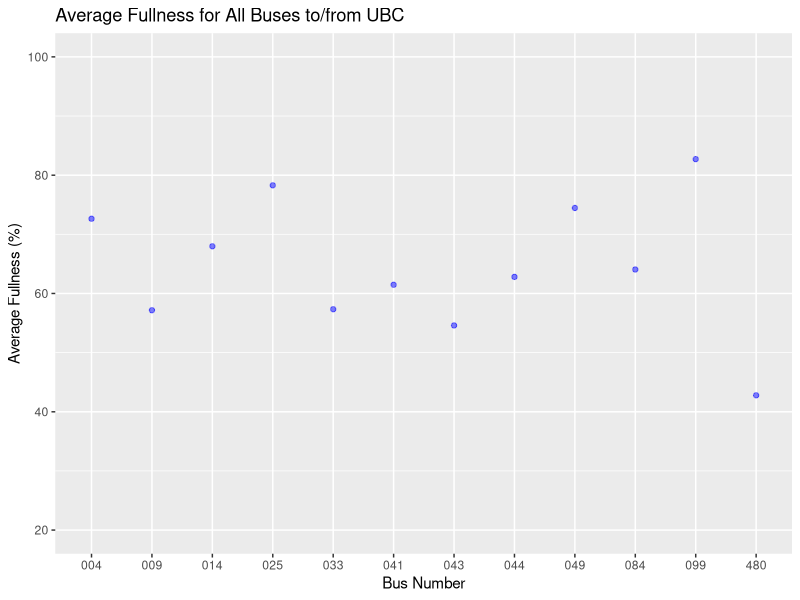
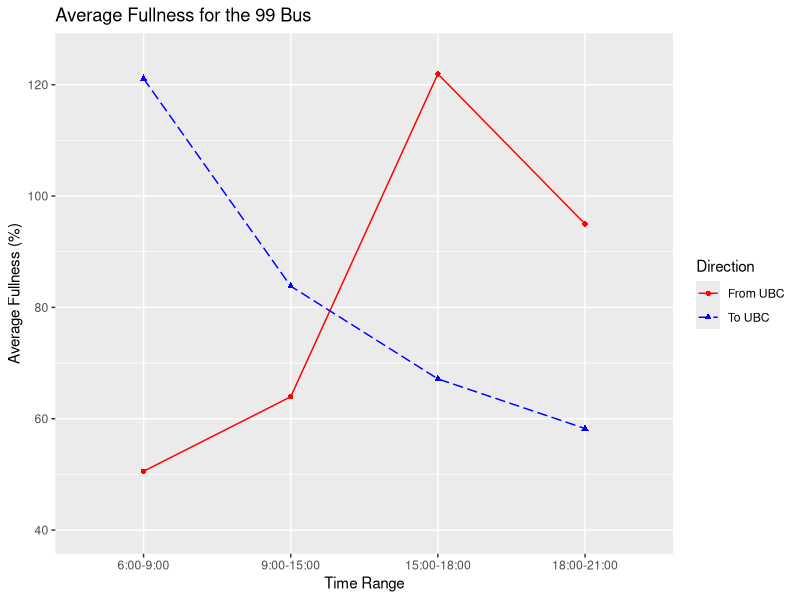
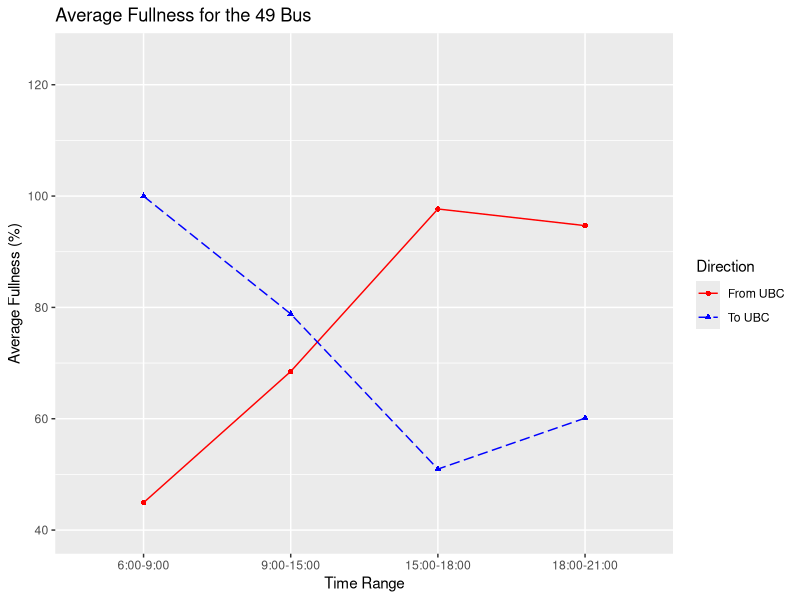

Write R code to recreate these figures, in order.
## ---- chunk 1
library(tidyverse)
## ---- chunk 2
bus <- read.csv("data/TSPR2018_Bus_AnnualIndicators_RouteYear.csv")
View(bus)
bus_season <- read_csv("data/TSPR2018_Bus_SeasonalIndicators_RouteDaySeasonTimeYear.csv", 
    col_types = cols(Average_APC_Boardings_Per_Revenue_Hour = col_double(), 
        Average_APC_Boardings_Per_Trip = col_double(), 
        Average_Peak_Load_Factor_Percentage_EastNorth = col_double(), 
        Average_Peak_Load_Factor_Percentage_WestSouth = col_double(), 
        Average_Peak_Passenger_Load_EastNorth = col_double(), 
        Average_Peak_Passenger_Load_WestSouth = col_double(), 
        Average_Trips_Per_Clock_Hour_Per_Direction = col_double()))
## ---- chunk 3
UBC_lines <- c("004", "009", "014", "025", "033", "041", "043", "044", "049", "084", "099", "480")
UBC_times <- c("06:00-09:00", "09:00-15:00", "15:00-18:00", "18:00-21:00")
UBC_data <- bus_season %>% 
  filter(
    line_no %in% UBC_lines, 
    Time_Range %in% UBC_times,
    Year == "2018",
    sheet == "Fall",
    DayType == "MF") %>% 
  select(
    line_no, 
    Time_Range, 
    "Average_Fullness_to_UBC" = Average_Peak_Load_Factor_Percentage_WestSouth,
    "Average_Fullness_from_UBC" = Average_Peak_Load_Factor_Percentage_EastNorth)

for (row in seq_along(UBC_data$Time_Range)) {
  if (UBC_data$Time_Range[row] == "06:00-09:00") {
    UBC_data$Time_Range[row] = 1
  } else if (UBC_data$Time_Range[row] == "09:00-15:00") {
    UBC_data$Time_Range[row] = 2
  } else if (UBC_data$Time_Range[row] == "15:00-18:00") {
    UBC_data$Time_Range[row] = 3
  } else {UBC_data$Time_Range[row] = 4}
}

## ---- chunk 4
#UBC Fullness
UBC_avg <- UBC_data %>% 
  gather("Type", "Value", -line_no, -Time_Range) %>% 
  group_by(line_no) %>% 
  summarize(Value = mean(Value))
  
ggplot(data = UBC_avg, aes(x = line_no, y = Value)) + 
  geom_point(alpha = 0.5, color = "blue") +
  ylim(20, 100) + 
  labs(title = "Average Fullness for All Buses to/from UBC", x = "Bus Number", y = "Average Fullness (%)")

#99 B-Line
data_99 <- UBC_data %>% 
  filter(line_no == "099") %>%
  gather( "Type", "Value", -line_no, -Time_Range)

ggplot(data = data_99, aes(x = as.numeric(Time_Range), y = Value, color = Type, linetype = Type, shape = Type)) + 
  geom_line() +
  geom_point() +
  ylim(40, 125) + 
  labs(title = "Average Fullness for the 99 Bus", x = "Time Range", y = "Average Fullness (%)") +
  scale_color_manual("Direction", values = c("red", "blue"), label = c("From UBC", "To UBC")) +
  scale_linetype_manual("Direction", values = c(1, 5), label = c("From UBC", "To UBC")) +
  scale_shape_manual("Direction", values = c(16, 17), label = c("From UBC", "To UBC")) +
  scale_x_discrete(limits = c(1,2,3,4), labels = c("6:00-9:00", "9:00-15:00", "15:00-18:00", "18:00-21:00"))


#49 B-Line
data_49 <- UBC_data %>% 
  filter(line_no == "049") %>%
  gather( "Type", "Value", -line_no, -Time_Range)

ggplot(data = data_49, aes(x = as.numeric(Time_Range), y = Value, color = Type, linetype = Type, shape = Type)) + 
  geom_line() +
  geom_point() +
  ylim(40, 125) + 
  labs(title = "Average Fullness for the 49 Bus", x = "Time Range", y = "Average Fullness (%)") +
  scale_color_manual("Direction", values = c("red", "blue"), label = c("From UBC", "To UBC")) +
  scale_linetype_manual("Direction", values = c(1, 5), label = c("From UBC", "To UBC")) +
  scale_shape_manual("Direction", values = c(16, 17), label = c("From UBC", "To UBC")) +
  scale_x_discrete(limits = c(1,2,3,4), labels = c("6:00-9:00", "9:00-15:00", "15:00-18:00", "18:00-21:00"))

